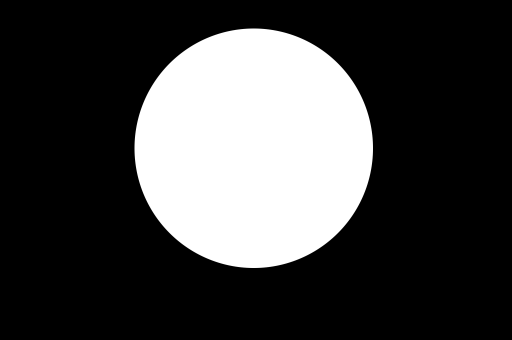
#> input picture data/chrome/chrome.mask.png, 512 x 340 px
$ jupyter execute --allow-errors assignment3.ipynb   (shell and % lines are left out)
#> lines starting #> are read from the running program, lines starting #| are printed output that depends on the picture; after the words box and inside, x2 and y2 are one past the last pixel; in counts of white or black regions, pixels touching at a corner belong together
# CS217 : Assignment 3  :  Reflectance and Photometric Stereo

---
Please edit the cell below to include your name and student ID #

**name:** Saad Manzur

**SID:** 83166813

# 1. Reflectance and Lighting Direction

You take an image of a sphere of radius $r$ whose center projects to image position (0, 0). To simplify things, we will assume that the sphere is far from the camera relative to the radius of the sphere and use an orthographic projection model $(x,y,z) \rightarrow (x,y)$ rather than our usual perspective model $(x,y,z) \rightarrow (x/z,y/z)$. The sphere is illuminated from above by a distant point light source. Let $(a,b)$ be the location of the brightest point on the sphere as seen by the camera where $a^2 + b^2 \leq r^2$

## 1.1  Lambertion Reflectance

Assume the sphere is a diffuse material and behaves as an ideal lambertian object. Find the direction of the point light source as a function of $(a,b)$. The direction is given by a unit length vector pointing from the center of the sphere toward the point light source. Hint: Express the equation for a sphere in terms of z to get a height field.

Since this is an ideal lambertian object, the brighter spot will only depend on the illumination direction and not the viewing direction. This condition will satisfy only when the angle between incident light and the surface normal is 0. Thus, the normal calculated at the incident point will give the light source direction. Now, since this is an orthographic projection that projects to z = 0 plane, all the points on the sphere will be multiplied by a matrix whose first two diagonal elements are 1 and 0 otherwise. Thus a 2d point on image (a,b) will have a 3d point on the sphere with $a, b, \sqrt{r^2 - a^2 - b^2}$ as z coordinate. Thus, the direction for the normal $(\frac{a}{r}, \frac{b}{r}, \frac{\sqrt{r^2 - a^2 - b^2}}{r})$

This can also be shown from writing down the equation of a sphere. The point $(a,b,c)$ is on sphere and $(h,k,l)$ is center.

$|| (a,b,c) - (h,k,l) || = r$
$ (a-h)^2 + (b-k)^2 + (c-l)^2 = r^2$
$ c = l + \sqrt{r^2 - (a-h)^2 - (b-k)^2} $

Now, the partial derivative with respect x and y gives us $ -\frac{\delta c}{\delta a} = \frac{a-h}{c-l} $ and $ -\frac{\delta c}{\delta b} = \frac{b-k}{c-l} $. So the normal at point $( -\frac{\delta c}{\delta a}, -\frac{\delta c}{\delta b}, 1 )$. After normalizing, we have the direction $( \frac{a-h}{r}, \frac{b-k}{r}, \frac{c-l}{r} )$

## 1.2  Specular Reflectance

Assume the sphere is chrome and behaves as a ideal reflector. Find the direction of the point light source as a
function of $(a,b)$

The specular component will be at its brightest when the viewing direction aligns with the reflected ray. Since our camera is looking down the z axis, then the direction of the viewer can be said $(0, 0, 1)$. Now, the direction of the incident light would be $(\vec{R} - 2\vec{N}(\vec{R}.\vec{N}))$

From, the first calculation, the normal at $(a,b)$ is $( \frac{a-h}{r}, \frac{b-h}{r}, \frac{c-l}{r} )$.

$(\vec{R}.\vec{N}) = (0, 0, 1).(\frac{a-h}{r}, \frac{b-k}{r}, \frac{c-l}{r} )$

Thus the incident light direction, $(0, 0, 1) - 2 \frac{c-l}{r} (\frac{a-h}{r}, \frac{b-k}{r}, \frac{c-l}{r}) = (-\frac{2(a-h)(c-l)}{r^2}, \frac{-2(b-k)(c-l)}{r^2}, 1 - \frac{2(c-l)^2}{r^2})$

And the direction of the light source is the opposite of this.

# 2. Lighting Recovery

Download the set of images provided on Canvas.  Write code that loads in each of the 11 chrome-ball images and determines the light source direction by finding the brightest point on the image and utilizing your derivation above. Represent the lighting direction by a unit vector pointing in the direction of the light source. Print out and visualize the resulting vectors in a plot and verify that they match your intuition from looking at the images.

[cell 1]
import glob
import cv2 as opencv
import numpy as np
import matplotlib.pyplot as plt
from mpl_toolkits.mplot3d import Axes3D

[cell 2]
def findLightDirection():
    fig = plt.figure(figsize=(8,6))

    mask = opencv.imread('data/chrome/chrome.mask.png')
#> mask is the input picture: shape (340, 512, 3); min 0, max 255, mean 65.7
    gmask = opencv.cvtColor(mask, opencv.COLOR_BGR2GRAY)
    circles = opencv.HoughCircles(gmask,opencv.HOUGH_GRADIENT,1,20,
                                  param1=50,param2=30,minRadius=100,maxRadius=0)
#> circles = [[253.5, 147.5, 119]]

    center = circles[0,0,:2]
#> center = [253.5, 147.5]
    radius = circles[0,0,2]
#> radius = 119

    brightestPts = []
    for i in range(12):
        img = opencv.imread('data/chrome/chrome.'+str(i)+'.png')
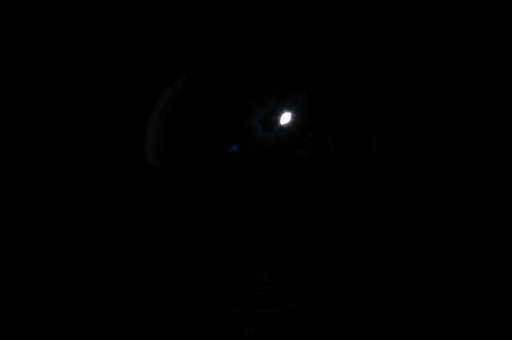
#> input picture data/chrome/chrome.0.png, 512 x 340 px
#> img is the input picture: shape (340, 512, 3); mean B, G, R 1, 1, 1.1
        gray = opencv.cvtColor(img, opencv.COLOR_BGR2GRAY)
        #img = opencv.bitwise_and(img, mask)

        brightest = np.unravel_index(np.argmax(gray), gray.shape)
#> brightest = (113, 285)
        brightestPts.append(brightest)

        opencv.circle(img, (brightest[1], brightest[0]), 5, (255, 0, 0), -1)
#> img: shape (340, 512, 3); 0.05% of pixels changed, all inside (x1, y1, x2, y2) = (280, 108, 291, 119)
        opencv.circle(img, (center[0], center[1]), radius, (255, 0, 0), 3)
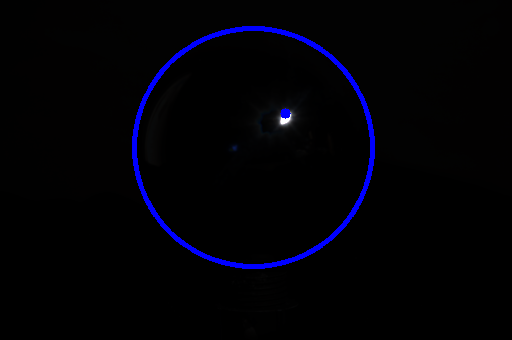
#> img: shape (340, 512, 3); mean B, G, R 6.5, 0.9, 1
        subfig = fig.add_subplot(4,3,i+1)
        subfig.imshow(img)
#> pass 2 of the loop in findLightDirection, `for i in range(12):`:
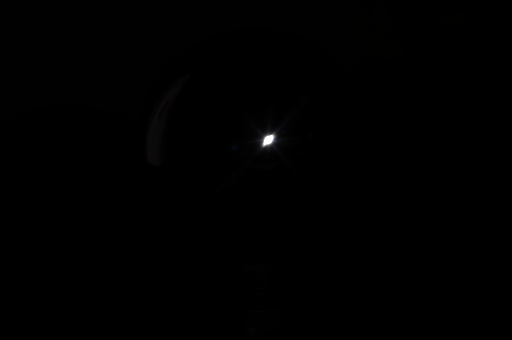
#> input picture data/chrome/chrome.1.png, 512 x 340 px
#> in findLightDirection, img is the input picture: shape (340, 512, 3); mean B, G, R 0.5, 0.5, 0.6
#> brightest = (135, 271)
#> in findLightDirection, `opencv.circle(img, (center[0], center[1]), radius, (255, 0, 0), 3)`:
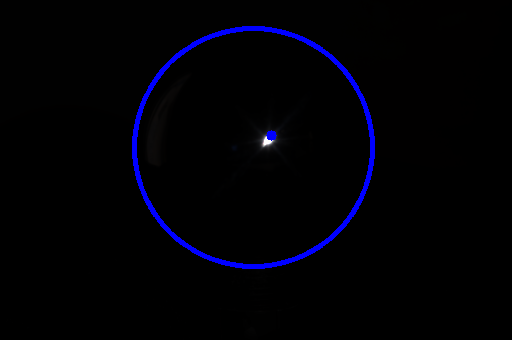
#> img: shape (340, 512, 3); mean B, G, R 6, 0.4, 0.5

    return center[0], center[1], radius, np.array(brightestPts)

#> (a cell that did not finish here is left out)

[cell 4]
lightSourceDirections = []

fig = plt.figure(figsize=(8,10))
#> (the rest of this cell did not finish here and is left out)

The Red line is the direction of the light source, black line is the normal direction and green line is the view direction.

# 3. Photometric Stereo

There are a second collection of images of a lambertian object taken with the same lighting configuration as was used for the chrome sphere.  We would like to recover its shape.

For a lambertian object with albedo $\rho$ we expect the measured intensity in the image $I(x,y)$ to be proportional to $\rho(x,y) N(x,y)^T S_i$ where $S_i$ is the lighting direction and $N(x,y)$ is the normal.  In the case of a color image we have such an equation for the red, green and blue channels with corresponding albedos $\rho_r, \rho_g, \rho_b$.  We will assume the light sources have been calibrated so that their intensity is constant across all images $\|S_i\|=1$.

Using only the red-channel images, find the least squares solution for the normal vector and red albedo image.  Specifically, for each pixel $(x,y)$ compute $\arg\min_g \sum_{i=1}^{11} \|R_i - g^T S_i\|^2$ where $g$ will contain both albedo and normal information (i.e.  $g = \rho_r N$).

You will need to ignore pixels in shadow since they are not directly illuminated by the source.  You can do this by either choosing a threshold criteria to remove shadowed pixels from the least squares problem or by performing a weighted-least squares estimate where the weighting is some function of the intensity.  Visualize the resulting vectors $g(x,y)$ as a 3D plot using **pyplot.quiver**.  When producing visualizations, you can make use of the provided masks to avoid plotting points outside the object.

[cell 5]
fig = plt.figure(figsize=(8,6))

mask = opencv.imread('data/owl/owl.mask.png')
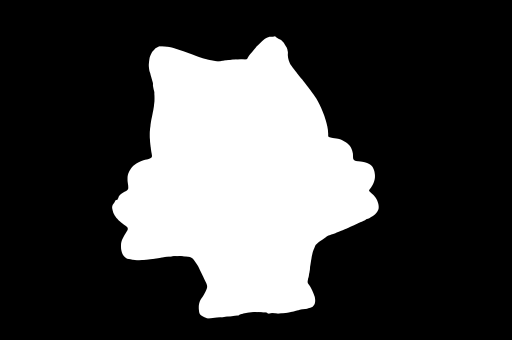
#> input picture data/owl/owl.mask.png, 512 x 340 px
#> mask is the input picture: shape (340, 512, 3); min 0, max 255, mean 69

images = []

#> (the rest of this cell did not finish here and is left out)
